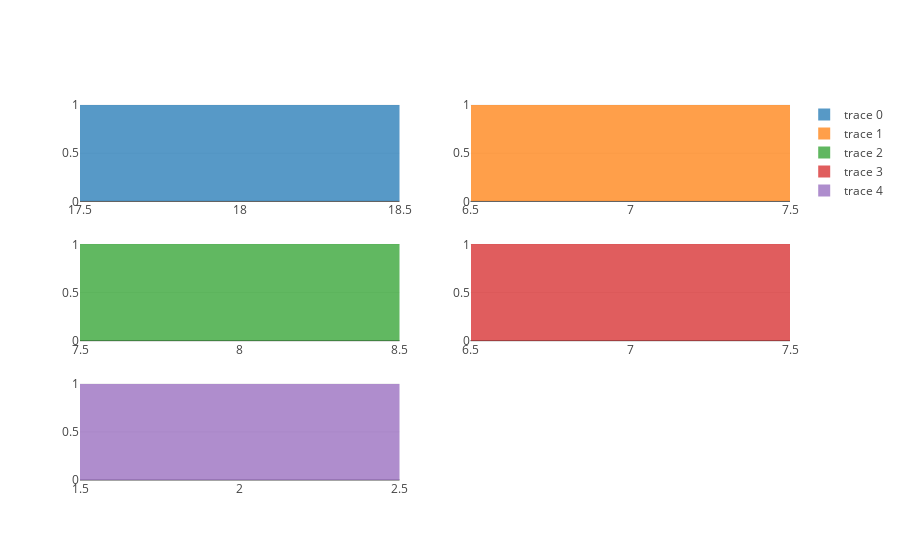

The notebook cell this image was saved under:
### Code cell
from plotly import tools

trace0 = go.Histogram(
    nbinsx = 5,
    x = machines.filter(machines.machineID == 1).toPandas().age,
    opacity=0.75,
    autobinx = False
)
trace1 = go.Histogram(
    nbinsx = 5,
    x = machines.filter(machines.machineID == 2).toPandas().age,
    opacity=0.75,
    autobinx = False
)
trace2 = go.Histogram(
    nbinsx = 5,
    x = machines.filter(machines.machineID == 3).toPandas().age,
    opacity=0.75,
    autobinx = False
)
trace3 = go.Histogram(
    nbinsx = 5,
    x = machines.filter(machines.machineID == 4).toPandas().age,
    opacity=0.75,
    autobinx = False
)
trace4 = go.Histogram(
    nbinsx = 5,
    x = machines.filter(machines.machineID == 5).toPandas().age,
    opacity=0.75,
    autobinx = False
)

fig = tools.make_subplots(rows=3, cols=2)
fig.append_trace(trace0, 1, 1)
fig.append_trace(trace1, 1, 2)
fig.append_trace(trace2, 2, 1)
fig.append_trace(trace3, 2, 2)
fig.append_trace(trace4, 3, 1)

#data = [trace1, trace2, trace3, trace4, trace5]

#layout = go.Layout(barmode='stack')

#fig = go.Figure(data=data, layout=layout)

iplot(fig)

### Figure 1 — Plotly figure (JSON) as saved in the notebook; plotly's stock layout.template omitted (floating-point values rounded to 4 significant figures)
{"data": [{"autobinx": false, "nbinsx": 5, "opacity": 0.75, "type": "histogram", "x": [18], "xaxis": "x1", "yaxis": "y1"}, {"autobinx": false, "nbinsx": 5, "opacity": 0.75, "type": "histogram", "x": [7], "xaxis": "x2", "yaxis": "y2"}, {"autobinx": false, "nbinsx": 5, "opacity": 0.75, "type": "histogram", "x": [8], "xaxis": "x3", "yaxis": "y3"}, {"autobinx": false, "nbinsx": 5, "opacity": 0.75, "type": "histogram", "x": [7], "xaxis": "x4", "yaxis": "y4"}, {"autobinx": false, "nbinsx": 5, "opacity": 0.75, "type": "histogram", "x": [2], "xaxis": "x5", "yaxis": "y5"}], "layout": {"xaxis1": {"anchor": "y1", "domain": [0, 0.45]}, "xaxis2": {"anchor": "y2", "domain": [0.55, 1]}, "xaxis3": {"anchor": "y3", "domain": [0, 0.45]}, "xaxis4": {"anchor": "y4", "domain": [0.55, 1]}, "xaxis5": {"anchor": "y5", "domain": [0, 0.45]}, "xaxis6": {"anchor": "y6", "domain": [0.55, 1]}, "yaxis1": {"anchor": "x1", "domain": [0.7333, 1]}, "yaxis2": {"anchor": "x2", "domain": [0.7333, 1]}, "yaxis3": {"anchor": "x3", "domain": [0.3667, 0.6333]}, "yaxis4": {"anchor": "x4", "domain": [0.3667, 0.6333]}, "yaxis5": {"anchor": "x5", "domain": [0, 0.2667]}, "yaxis6": {"anchor": "x6", "domain": [0, 0.2667]}}}
